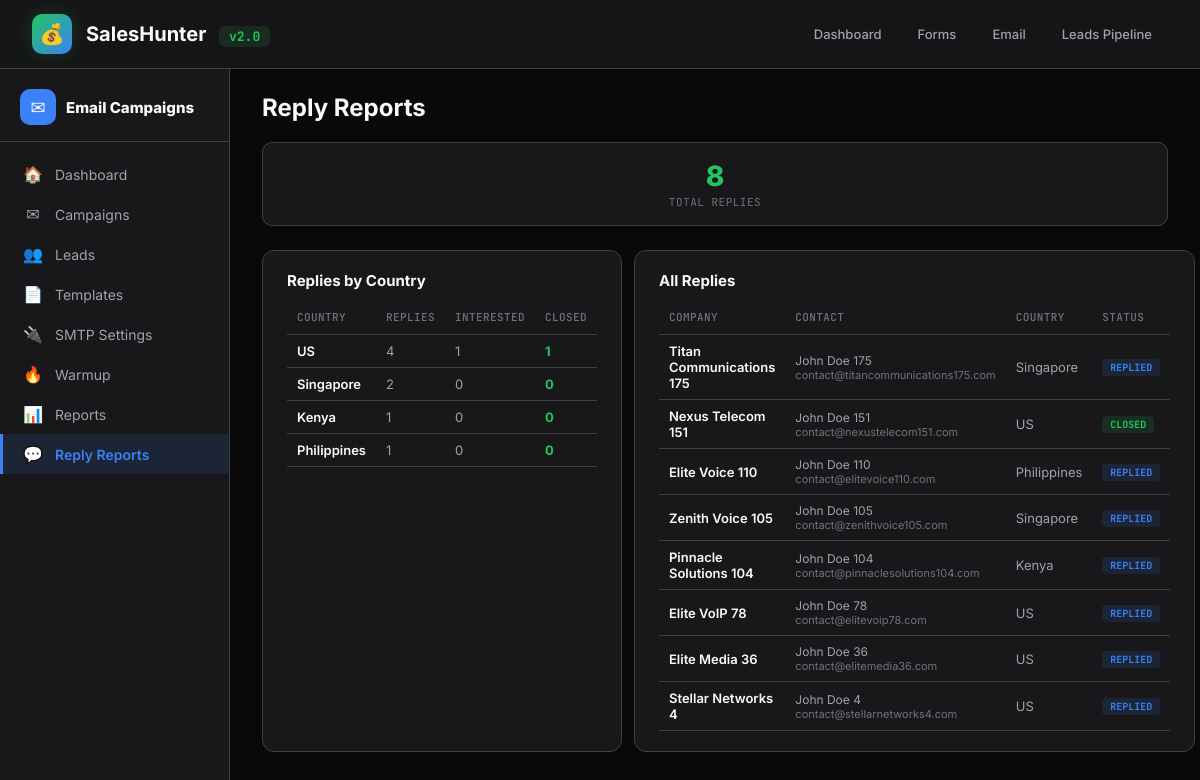
The page /email/replies/ on the database its author committed.
### leads/models.py (models this page shows, shortened)
class Lead(models.Model):
    id = models.UUIDField(primary_key=True, default=uuid.uuid4, editable=False)
    company_domain = models.CharField(max_length=255, unique=True, db_index=True)
    company_name = models.CharField(max_length=255)
    contact_name = models.CharField(max_length=255, blank=True)
    contact_email = models.EmailField(blank=True)
    contact_phone = models.CharField(max_length=50, blank=True)
    website_url = models.URLField(max_length=500, blank=True)
    has_contact_form = models.BooleanField(default=False)
    country = models.CharField(max_length=100, db_index=True)
    city = models.CharField(max_length=100, blank=True, db_index=True)
    lead_type = models.CharField(max_length=20, choices=LeadType.choices, db_index=True)
    source = models.CharField(max_length=20, choices=LeadSource.choices, db_index=True)
    keyword_used = models.CharField(max_length=255, blank=True)
    company_size = models.CharField(
        max_length=20,
        choices=[('small', 'Small'), ('medium', 'Medium'), ('enterprise', 'Enterprise')],
        blank=True,
    )
    score = models.IntegerField(default=0, help_text='AI quality score 0-100')
    email_sent = models.BooleanField(default=False)
    form_filled = models.BooleanField(default=False)
    email_opened = models.BooleanField(default=False)
    replied = models.BooleanField(default=False)
    interested = models.BooleanField(default=False)
    closed = models.BooleanField(default=False)
    revenue_monthly = models.DecimalField(max_digits=10, decimal_places=2, default=0)
    sequence_stage = models.IntegerField(
        default=0,
        help_text='Which email in the sequence (0=not started, 1-4)',
    )
    last_contacted_at = models.DateTimeField(null=True, blank=True)
    next_followup_at = models.DateTimeField(null=True, blank=True)
    created_at = models.DateTimeField(default=timezone.now, db_index=True)
    updated_at = models.DateTimeField(auto_now=True)
    class Meta:
        ordering = ['-created_at']
        indexes = [
            models.Index(fields=['country', 'lead_type']),
            models.Index(fields=['source', 'keyword_used']),
            models.Index(fields=['score']),
            models.Index(fields=['replied']),
            models.Index(fields=['closed']),
            models.Index(fields=['sequence_stage', 'next_followup_at']),
        ]

### leads/views.py (the view)
# urls.py: path('email/replies/', views.email_replies, name='email_replies'),
def email_replies(request):
    replied_leads = Lead.objects.filter(replied=True).order_by('-updated_at')
    by_country = (
        replied_leads.values('country')
        .annotate(total=Count('id'), interested_count=Count('id', filter=Q(interested=True)), closed_count=Count('id', filter=Q(closed=True)))
        .order_by('-total')
    )
    context = {
        'active_tab': 'replies',
        'replied_leads': replied_leads[:50],
        'total_replies': replied_leads.count(),
        'by_country': by_country,
    }
    return render(request, 'leads/email/replies.html', context)

### leads/context_processors.py (called while the page is built)
def recent_sessions(request):
    return {
        'recent_sessions': SearchSession.objects.order_by('-created_at')[:20]
    }

### leads/templates/leads/email/replies.html (shortened to what this page needs)
{% extends "leads/email_base.html" %}
{% load humanize leads_extras %}
{% block email_content %}
<h2 style="margin-bottom:20px;">Reply Reports</h2>
<div class="stats-row">
  <div class="stat"><div class="num" style="color:var(--green)">{{ total_replies|intcomma }}</div><div class="lbl">Total Replies</div></div>
</div>
<div class="grid-2">
  <div class="card">
    <h3>Replies by Country</h3>
    <table>
      <thead><tr><th>Country</th><th>Replies</th><th>Interested</th><th>Closed</th></tr></thead>
      <tbody>
      {% for c in by_country %}
      <tr>
        <td style="color:var(--text);font-weight:600;">{{ c.country }}</td>
        <td>{{ c.total|intcomma }}</td>
        <td>{{ c.interested_count }}</td>
        <td style="color:var(--green);font-weight:700;">{{ c.closed_count }}</td>
      </tr>
      {% empty %}
      <tr><td colspan="4" style="text-align:center;color:var(--text-dim);">No replies yet</td></tr>
      {% endfor %}
      </tbody>
    </table>
  </div>
  <div class="card">
    <h3>All Replies</h3>
    <table>
      <thead><tr><th>Company</th><th>Contact</th><th>Country</th><th>Status</th></tr></thead>
      <tbody>
      {% for lead in replied_leads %}
      <tr>
        <td><a href="{% url 'lead_detail' lead.pk %}" style="color:var(--text);font-weight:600;">{{ lead.company_name }}</a></td>
        <td>
          <div style="font-size:12px;">{{ lead.contact_name }}</div>
          <div style="font-size:11px;color:var(--text-dim);">{{ lead.contact_email }}</div>
        </td>
        <td>{{ lead.country }}</td>
        <td>
          {% if lead.closed %}<span class="badge badge-green">Closed</span>
          {% elif lead.interested %}<span class="badge badge-orange">Interested</span>
          {% else %}<span class="badge badge-blue">Replied</span>{% endif %}
        </td>
      </tr>
      {% empty %}
      <tr><td colspan="4" style="text-align:center;color:var(--text-dim);">No replies yet</td></tr>
      {% endfor %}
      </tbody>
    </table>
  </div>
</div>
{% endblock %}

### templates/base.html (style rules this page uses)
* { margin:0;padding:0;box-sizing:border-box; }
:root { --bg:#09090b;--surface:#18181b;--surface2:#27272a;--border:#3f3f46;--border-light:#52525b; --text:#fafafa;--text-muted:#a1a1aa;--text-dim:#71717a; --green:#22c55e;--green-bg:rgba(34,197,94,0.12); --blue:#3b82f6;--blue-bg:rgba(59,130,246,0.12); --purple:#a855f7;--purple-bg:rgba(168,85,247,0.12); --orange:#f97316;--orange-bg:rgba(249,115,22,0.12); --cyan:#06b6d4;--cyan-bg:rgba(6,182,212,0.1); --yellow:#eab308;--yellow-bg:rgba(234,179,8,0.1); --red:#ef4444;--red-bg:rgba(239,68,68,0.1); --pink:#ec4899; }
body { font-family:'Inter',sans-serif;background:var(--bg);color:var(--text);min-height:100vh; }
a { color:var(--blue);text-decoration:none; }
.card { background:var(--surface);border:1px solid var(--border);border-radius:12px;padding:20px 24px;margin-bottom:12px; }
.card h3 { font-size:15px;font-weight:700;margin-bottom:10px; }
.stats-row { display:grid;grid-template-columns:repeat(auto-fit,minmax(160px,1fr));gap:12px;margin-bottom:24px; }
.stat { background:var(--surface);border:1px solid var(--border);border-radius:10px;padding:16px;text-align:center; }
.stat .num { font-size:28px;font-weight:800; }
.stat .lbl { font-size:11px;color:var(--text-dim);text-transform:uppercase;letter-spacing:0.5px;font-family:'JetBrains Mono',monospace;margin-top:2px; }
table { width:100%;border-collapse:collapse;font-size:13px; }
th { text-align:left;color:var(--text-dim);font-weight:500;padding:10px;border-bottom:1px solid var(--border);font-size:11px;text-transform:uppercase;letter-spacing:0.4px;font-family:'JetBrains Mono',monospace; }
td { padding:8px 10px;border-bottom:1px solid var(--border);color:var(--text-muted); }
.grid-2 { display:grid;grid-template-columns:1fr 1fr;gap:12px; }
.badge { display:inline-block;padding:2px 8px;border-radius:4px;font-size:10px;font-weight:700;text-transform:uppercase;font-family:'JetBrains Mono',monospace; }
.badge-green { background:var(--green-bg);color:var(--green); }
.badge-blue { background:var(--blue-bg);color:var(--blue); }

### rows shown on the page
Lead: country "Kenya", total "1", interested_count "0", closed_count "0", company_name "Pinnacle Solutions 104", contact_name "John Doe 104", contact_email "contact@pinnaclesolutions104.com", closed "REPLIED"
Lead: country "Philippines", total "1", interested_count "0", closed_count "0", company_name "Elite Voice 110", contact_name "John Doe 110", contact_email "contact@elitevoice110.com", closed "REPLIED"
Lead: company_name "Titan Communications 175", contact_name "John Doe 175", contact_email "contact@titancommunications175.com", country "Singapore", closed "REPLIED"
Lead: company_name "Nexus Telecom 151", contact_name "John Doe 151", contact_email "contact@nexustelecom151.com", country "US", closed "CLOSED"
Lead: company_name "Zenith Voice 105", contact_name "John Doe 105", contact_email "contact@zenithvoice105.com", country "Singapore", closed "REPLIED"
Lead: company_name "Elite VoIP 78", contact_name "John Doe 78", contact_email "contact@elitevoip78.com", country "US", closed "REPLIED"
Lead: company_name "Elite Media 36", contact_name "John Doe 36", contact_email "contact@elitemedia36.com", country "US", closed "REPLIED"
Lead: company_name "Stellar Networks 4", contact_name "John Doe 4", contact_email "contact@stellarnetworks4.com", country "US", closed "REPLIED"

### other values the page prints
{{ total_replies|intcomma }} "8"
{{ c.country }} "US" "Singapore"
{{ c.total|intcomma }} "4" "2"
{{ c.interested_count }} "1" "0"
{{ c.closed_count }} "1" "0"
